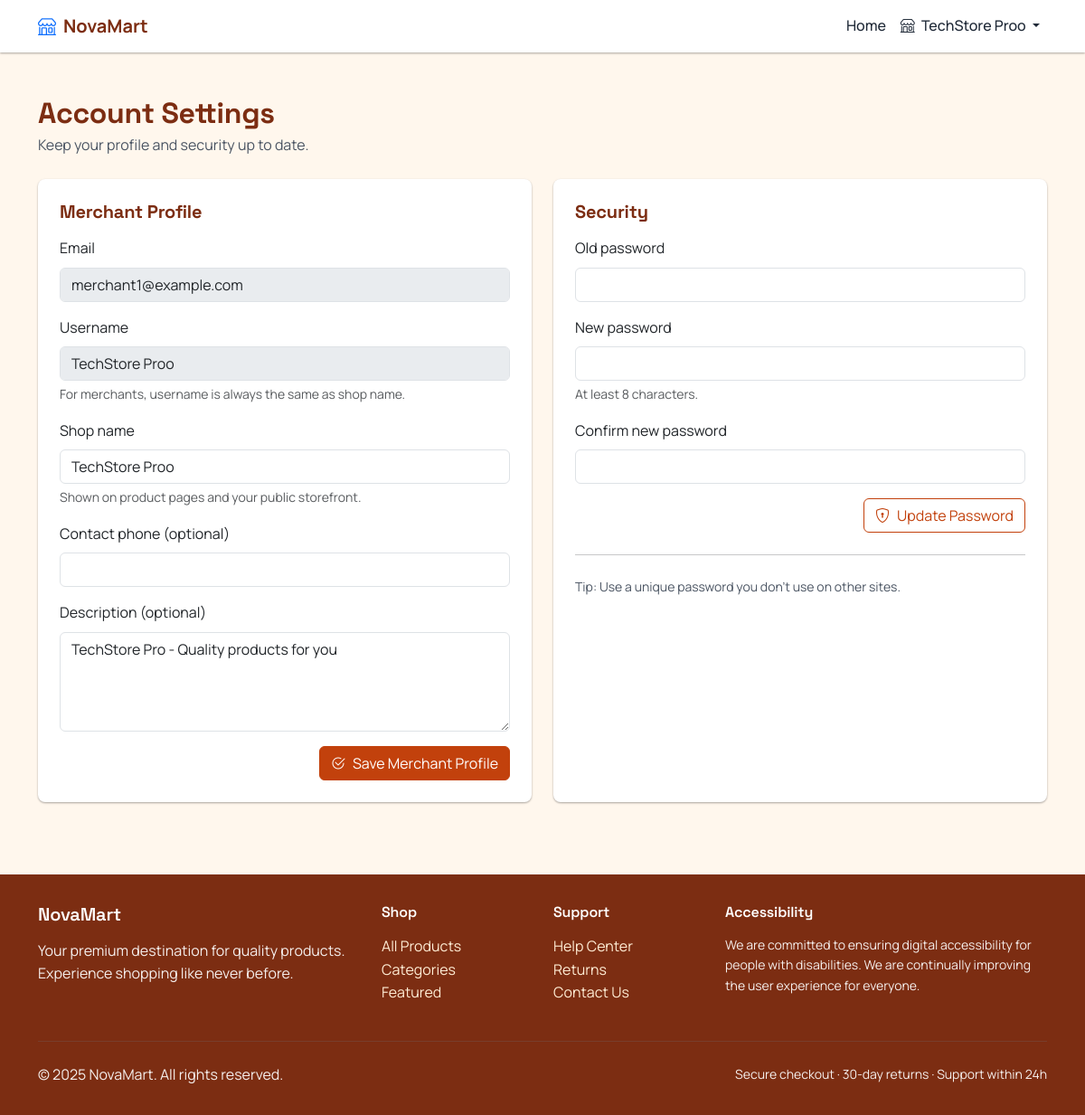
The page /settings (signed in) on the database its author committed.
### app/models.py (models this page shows, shortened)
class User(UserMixin, db.Model):
    __tablename__ = 'users'
    id = db.Column(db.Integer, primary_key=True)
    email = db.Column(db.String(120), unique=True, nullable=False, index=True)
    username = db.Column(
        db.String(100),
        unique=True,
        nullable=True,
        index=True)
    password_hash = db.Column(db.String(255), nullable=False)
    role = db.Column(
        db.Enum(UserRole),
        nullable=False,
        default=UserRole.CUSTOMER)
    is_active = db.Column(db.Boolean, default=True, nullable=False)
    created_at = db.Column(
        db.DateTime,
        default=datetime.utcnow,
        nullable=False)
    last_login_at = db.Column(db.DateTime, nullable=True)
    merchant_profile = db.relationship(
        'MerchantProfile',
        backref='user',
        uselist=False,
        cascade='all, delete-orphan')
    interests = db.relationship(
        'UserInterest',
        backref='user',
        lazy='dynamic',
        cascade='all, delete-orphan')
    cart = db.relationship(
        'Cart',
        backref='user',
        uselist=False,
        cascade='all, delete-orphan')
    orders = db.relationship('OrderGroup', backref='user', lazy='dynamic')
    reviews = db.relationship(
        'Review',
        primaryjoin='User.id==Review.user_id',
        backref='user',
        lazy='dynamic')
    wishlist_items = db.relationship(
        'WishlistItem',
        backref='user',
        lazy='dynamic',
        cascade='all, delete-orphan')
    addresses = db.relationship(
        'Address',
        backref='user',
        lazy='dynamic',
        cascade='all, delete-orphan')

class MerchantProfile(db.Model):
    __tablename__ = 'merchant_profiles'
    user_id = db.Column(
        db.Integer,
        db.ForeignKey(
            'users.id',
            ondelete='CASCADE'),
        primary_key=True)
    shop_name = db.Column(db.String(100), unique=True, nullable=False)
    description = db.Column(db.Text, nullable=True)
    contact_phone = db.Column(db.String(20), nullable=True)
    created_at = db.Column(
        db.DateTime,
        default=datetime.utcnow,
        nullable=False)

### app/blueprints/auth.py (the view, shortened to what this page needs)
@bp.route('/settings', methods=['GET', 'POST'])
@login_required
def settings():
    if request.method == 'GET':
        mp = None
        if current_user.role.value == 'MERCHANT':
            mp = MerchantProfile.query.filter_by(
                user_id=current_user.id).first()
        return render_template(
            'account/settings.html',
            profile={
                'email': current_user.email,
                'username': getattr(current_user, 'username', None) or '',
                'role': current_user.role.value
            },
            merchant_profile=None if not mp else {
                'shop_name': mp.shop_name,
                'description': mp.description or '',
                'contact_phone': mp.contact_phone or '',
            }
        )

### app/templates/account/settings.html (shortened to what this page needs)
{% extends "base.html" %}
{% block content %}
<div class="container py-5">
  <div class="d-flex flex-wrap justify-content-between align-items-center gap-2 mb-4">
    <div>
      <h2 class="fw-bold mb-1">Account Settings</h2>
      <p class="text-secondary mb-0">Keep your profile and security up to date.</p>
    </div>
  </div>
  <div class="row g-4">
    {% if current_user.role.value != 'MERCHANT' %}
    <div class="col-lg-6">
      <div class="card border-0 shadow-sm h-100">
        <div class="card-body p-4">
          <h5 class="fw-bold mb-3">Profile</h5>
          <div class="mb-3">
            <label class="form-label" for="profile-email">Email</label>
            <input class="form-control" id="profile-email" value="{{ profile.email }}" disabled>
          </div>
          <form method="POST" action="{{ url_for('auth.settings') }}">
            <input type="hidden" name="action" value="profile">
            <div class="mb-3">
              <label class="form-label" for="profile-username">Username</label>
              <input class="form-control" id="profile-username" name="username" value="{{ profile.username }}" placeholder="e.g. alex_01" minlength="3" maxlength="20" pattern="[A-Za-z0-9_]{3,20}" required>
              <div class="form-text">3-20 characters, letters/numbers/underscore. Must be unique. Login still uses email.</div>
            </div>
            <div class="d-flex justify-content-end">
              <button class="btn btn-primary" type="submit">
                <i class="bi bi-check2-circle me-2"></i>Save Profile
              </button>
            </div>
          </form>
        </div>
      </div>
    </div>
    {% else %}
    <div class="col-lg-6">
      <div class="card border-0 shadow-sm h-100">
        <div class="card-body p-4">
          <h5 class="fw-bold mb-3">Merchant Profile</h5>
          <div class="mb-3">
            <label class="form-label" for="merchant-email">Email</label>
            <input class="form-control" id="merchant-email" value="{{ profile.email }}" disabled>
          </div>
          <div class="mb-3">
            <label class="form-label" for="merchant-username">Username</label>
            <input class="form-control" id="merchant-username" value="{{ merchant_profile.shop_name if merchant_profile else profile.username }}" disabled>
            <div class="form-text">For merchants, username is always the same as shop name.</div>
          </div>
          <form method="POST" action="{{ url_for('auth.settings') }}">
            <div class="mb-3">
              <label class="form-label" for="merchant-shop-name">Shop name</label>
              <input class="form-control" id="merchant-shop-name" name="shop_name" value="{{ merchant_profile.shop_name if merchant_profile else '' }}" minlength="2" maxlength="100" required>
              <div class="form-text">Shown on product pages and your public storefront.</div>
            </div>
            <div class="mb-3">
              <label class="form-label" for="merchant-contact-phone">Contact phone (optional)</label>
              <input class="form-control" id="merchant-contact-phone" name="contact_phone" value="{{ merchant_profile.contact_phone if merchant_profile else '' }}" maxlength="20">
            </div>
            <div class="mb-3">
              <label class="form-label" for="merchant-description">Description (optional)</label>
              <textarea class="form-control" id="merchant-description" name="description" rows="4">{{ merchant_profile.description if merchant_profile else '' }}</textarea>
            </div>
            <div class="d-flex justify-content-end">
              <button class="btn btn-primary" type="submit">
                <i class="bi bi-check2-circle me-2"></i>Save Merchant Profile
              </button>
            </div>
          </form>
        </div>
      </div>
    </div>
    {% endif %}
    <div class="col-lg-6">
      <div class="card border-0 shadow-sm h-100">
        <div class="card-body p-4">
          <h5 class="fw-bold mb-3">Security</h5>
          <form method="POST" action="{{ url_for('auth.settings') }}">
            <div class="mb-3">
              <label class="form-label" for="old-password">Old password</label>
              <input class="form-control" id="old-password" type="password" name="old_password" autocomplete="current-password" required>
            </div>
            <div class="mb-3">
              <label class="form-label" for="new_password">New password</label>
              <input class="form-control" type="password" name="new_password" id="new_password" autocomplete="new-password" minlength="8" required>
              <div class="form-text" id="pw-help">At least 8 characters.</div>
            </div>
            <div class="mb-3">
              <label class="form-label" for="confirm-password">Confirm new password</label>
              <input class="form-control" id="confirm-password" type="password" name="confirm_password" autocomplete="new-password" minlength="8" required>
            </div>
            <div class="d-flex justify-content-end">
              <button class="btn btn-outline-primary" type="submit">
                <i class="bi bi-shield-lock me-2"></i>Update Password
              </button>
            </div>
          </form>
          <hr class="my-4">
          <div class="text-secondary small">
            Tip: Use a unique password you don’t use on other sites.
          </div>
        </div>
      </div>
    </div>
  </div>
</div>
{% endblock %}

### app/templates/base.html (shortened to what this page needs)
<!DOCTYPE html>
<html lang="en">
<head>
    <link href="https://cdn.jsdelivr.net/npm/bootstrap@5.3.0/dist/css/bootstrap.min.css" rel="stylesheet">
    <link href="https://cdn.jsdelivr.net/npm/bootstrap-icons@1.10.0/font/bootstrap-icons.css" rel="stylesheet">
    <link href="{{ url_for('static', filename='css/main.css') }}" rel="stylesheet">
    <link href="{{ url_for('static', filename='css/components.css') }}" rel="stylesheet">
    <link href="{{ url_for('static', filename='css/responsive.css') }}" rel="stylesheet">
    <link href="{{ url_for('static', filename='css/animations.css') }}" rel="stylesheet">
</head>
<body
    data-auth="{{ '1' if current_user.is_authenticated else '0' }}"
    data-role="{{ current_user.role.value if current_user.is_authenticated else '' }}"
    data-user-id="{{ current_user.id if current_user.is_authenticated else '' }}"
    data-cart-get="{{ url_for('cart.get_cart') }}"
    data-baidu-ak="{{ config.get('BAIDU_MAP_BROWSER_AK', '') }}"
    data-baidu-js-v="{{ config.get('BAIDU_MAP_JS_VERSION', '3.0') }}"
>
    <nav class="navbar navbar-expand-lg sticky-top">
        <div class="container">
            <a class="navbar-brand d-flex align-items-center" href="{% if current_user.is_authenticated and current_user.role.value == 'MERCHANT' %}{{ url_for('merchant.dashboard') }}{% elif current_user.is_authenticated and current_user.role.value == 'ADMIN' %}{{ url_for('admin.dashboard') }}{% else %}{{ url_for('public.index') }}{% endif %}">
                <i class="bi bi-shop me-2 text-primary"></i>
                NovaMart
            </a>
            <div class="collapse navbar-collapse" id="navbarContent">
                <ul class="navbar-nav ms-auto mb-2 mb-lg-0 align-items-lg-center">
                    <li class="nav-item">
                        <a class="nav-link" href="{% if current_user.is_authenticated and current_user.role.value == 'MERCHANT' %}{{ url_for('merchant.dashboard') }}{% elif current_user.is_authenticated and current_user.role.value == 'ADMIN' %}{{ url_for('admin.dashboard') }}{% else %}{{ url_for('public.index') }}{% endif %}">Home</a>
                    </li>
                    {% if current_user.is_authenticated %}
                        {% if current_user.role.value == 'CUSTOMER' %}
                            <li class="nav-item position-relative me-2">
                                <a class="nav-link" href="{{ url_for('cart.get_cart') }}" aria-label="Shopping Cart">
                                    <i class="bi bi-cart3 fs-5"></i>
                                    <span class="cart-badge" id="cart-badge" style="display: none;">0</span>
                                </a>
                            </li>
                            <li class="nav-item position-relative me-2">
                                <a class="nav-link" href="{{ url_for('chat.customer_chat_page') }}" aria-label="Support chat">
                                    <i class="bi bi-chat-dots fs-5"></i>
                                </a>
                            </li>
                            <li class="nav-item dropdown">
                                <a class="nav-link dropdown-toggle" href="#" role="button" data-bs-toggle="dropdown" aria-expanded="false">
                                    <i class="bi bi-person-circle me-1"></i>
                                    {{ current_user.username or current_user.email }}
                                </a>
                                <ul class="dropdown-menu dropdown-menu-end shadow-sm">
                                    <li><a class="dropdown-item d-flex align-items-center gap-2" href="{{ url_for('chat.customer_chat_page') }}"><i class="bi bi-chat-dots"></i><span>Messages</span></a></li>
                                    <li><a class="dropdown-item d-flex align-items-center gap-2" href="{{ url_for('account.overview') }}"><i class="bi bi-person"></i><span>My Account</span></a></li>
                                    <li><a class="dropdown-item d-flex align-items-center gap-2" href="{{ url_for('orders.order_list') }}"><i class="bi bi-receipt"></i><span>My Orders</span></a></li>
                                    <li><a class="dropdown-item d-flex align-items-center gap-2" href="{{ url_for('auth.settings') }}"><i class="bi bi-gear"></i><span>Settings</span></a></li>
                                    <li><hr class="dropdown-divider"></li>
                                    <li><a class="dropdown-item text-danger d-flex align-items-center gap-2" href="#" onclick="logout()"><i class="bi bi-box-arrow-right"></i><span>Logout</span></a></li>
                                </ul>
                            </li>
                        {% elif current_user.role.value == 'MERCHANT' %}
                            <li class="nav-item dropdown">
                                <a class="nav-link dropdown-toggle text-primary" href="#" role="button" data-bs-toggle="dropdown" aria-expanded="false">
                                    <i class="bi bi-shop me-1"></i>
                                    {{ current_user.username or current_user.email }}
                                </a>
                            </li>
                        {% endif %}
                    {% endif %}
                </ul>
            </div>
        </div>
    </nav>
    {% set _flashes = get_flashed_messages(with_categories=true) %}
    <div id="toast-container" class="toast-container position-fixed end-0 p-3"></div>
    <main id="main-content" class="main-container animate-fade-in">
        {% block content %}{% endblock %}
    </main>
    <footer>
        <div class="container">
            <div class="row gy-4">
                <div class="col-lg-4 col-md-6">
                    <h5 class="text-white mb-3">NovaMart</h5>
                    <p class="footer-muted">Your premium destination for quality products. Experience shopping like never before.</p>
                </div>
                <div class="col-lg-2 col-md-6">
                    <h6 class="text-white mb-3">Shop</h6>
                    <ul class="list-unstyled">
                        <li><a href="{{ url_for('products.product_list') }}">All Products</a></li>
                        <li><a href="{{ url_for('products.product_list') }}">Categories</a></li>
                        <li><a href="{{ url_for('products.product_list', sort='popularity') }}">Featured</a></li>
                    </ul>
                </div>
                <div class="col-lg-2 col-md-6">
                    <h6 class="text-white mb-3">Support</h6>
                    <ul class="list-unstyled">
                        <li><a href="{{ url_for('public.help_center') }}">Help Center</a></li>
                        <li><a href="{{ url_for('public.help_center') }}#returns">Returns</a></li>
                        <li><a href="{{ url_for('public.help_center') }}#contact">Contact Us</a></li>
                    </ul>
                </div>
                <div class="col-lg-4 col-md-6">
                    <h6 class="text-white mb-3">Accessibility</h6>
                    <p class="footer-muted small">We are committed to ensuring digital accessibility for people with disabilities. We are continually improving the user experience for everyone.</p>
                </div>
            </div>
            <hr class="border-secondary my-4">
            <div class="row align-items-center">
                <div class="col-md-6 text-center text-md-start">
                    <p class="mb-0 footer-muted">&copy; 2025 NovaMart. All rights reserved.</p>
                </div>
                <div class="col-md-6 text-center text-md-end">
                    <p class="mb-0 footer-muted small">Secure checkout · 30-day returns · Support within 24h</p>
                </div>
            </div>
        </div>
    </footer>
</body>
</html>

### rows shown on the page
User: username "TechStore Proo", email "merchant1@example.com"
MerchantProfile: shop_name "TechStore Proo", description "TechStore Pro - Quality products for you"
